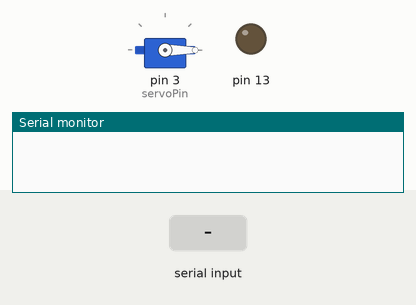
Simulated run of this sketch. Board: Arduino Uno, built with avr-gcc and run on an emulated ATmega328P. Shown: servo, output pins drawn as LEDs (lit = HIGH), the last lines printed to the serial monitor. Inputs (shaded band) come from the test bench.

Above: at 1.2 s.
1.3 s: "1\n" received over Serial
At 2.1 s:
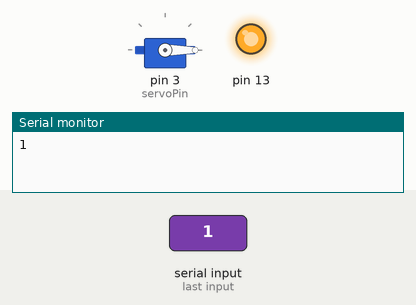
2.8 s: "0\n" received over Serial
At 3.3 s:
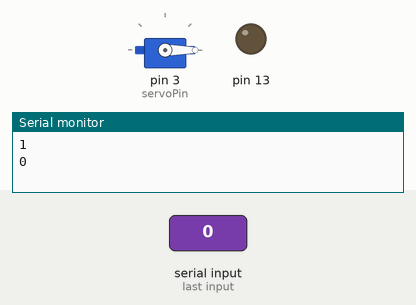
Timing chart, 0 to 5.8 s (numbered marks = the images above; inputs shaded):
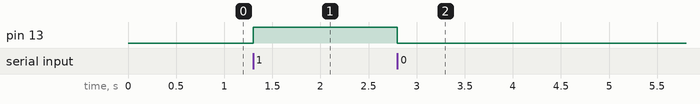

The sketch:

servo_motor.ino
```cpp
// Include the Servo library
#include <Servo.h>
// Declare the Servo pin
int servoPin = 3;
int pin = 4;
char data = 0;
// Create a servo object
Servo Servo1;
void setup() {
   // We need to attach the servo to the used pin number
   Servo1.attach(servoPin);
   pinMode(pin, INPUT);
   Serial.begin(9600);
   pinMode(13, OUTPUT);
}
void loop(){
   digitalWrite(pin, HIGH);
   if (digitalRead(servoPin) == HIGH)
    {
      Servo1.write(90);
    }
    else if(digitalRead(servoPin) == LOW){
      Servo1.write(-90);
    }
    if(Serial.available() > 0)      // Send data only when you receive data:
   {
      data = Serial.read();        //Read the incoming data & store into data
      Serial.print(data);          //Print Value inside data in Serial monitor
      Serial.print("\n");
      if(data == '1')              // Checks whether value of data is equal to 1
         digitalWrite(13, HIGH);   //If value is 1 then LED turns ON
      else if(data == '0')         //  Checks whether value of data is equal to 0
         digitalWrite(13, LOW);    //If value is 0 then LED turns OFF
   }
}
```

Measured:
- after the input at 1.3 s, pin 13: LOW → HIGH at once
- after the input at 2.8 s, pin 13: HIGH → LOW at once
